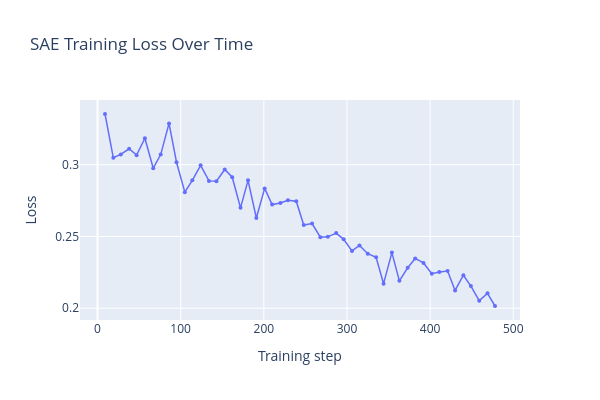

Notebook cell for this chart:
### Markdown cell above
## 6. Training Loss Curves

The `n_loss_snapshots` parameter records the SAE loss at evenly
spaced intervals during training. This lets us verify convergence
without adding much overhead.

### Code cell
torch.manual_seed(0)
ae_lc = TiedLinearRelu(n_features=N_FEATURES, n_hidden=N_HIDDEN, device=DEVICE)
model_lc = ToyModel(dist, ae_lc, device=DEVICE)
model_lc.fit(n_epochs=5000, batch_size=1024, learning_rate=1e-3)

sae_lc = SAEEntry(
    sae=StandardTrainingSAE(
        StandardTrainingSAEConfig(
            d_in=N_HIDDEN,
            d_sae=N_SAE_LATENTS,
            l1_coefficient=0.3,
        )
    ),
    type="Standard",
    params={"l1_coefficient": 0.3},
)
model_lc.train_saes(
    [sae_lc],
    training_samples=SAE_TRAINING_SAMPLES,
    batch_size=SAE_BATCH_SIZE,
    n_loss_snapshots=50,
)

loss_snapshots = model_lc.saes["Standard_0"].losses
assert loss_snapshots is not None, "losses should be recorded with n_loss_snapshots"
steps = [s for s, _ in loss_snapshots]
losses = [l for _, l in loss_snapshots]

fig = go.Figure()
fig.add_trace(
    go.Scatter(
        x=steps,
        y=losses,
        mode="lines+markers",
        marker=dict(size=4),
        line=dict(width=1.5),
        name="SAE loss",
    )
)
fig.update_layout(
    title="SAE Training Loss Over Time",
    xaxis_title="Training step",
    yaxis_title="Loss",
    height=400,
    width=600,
)
fig.show()

### Figure 1 — Plotly figure (JSON) as saved in the notebook; plotly's stock layout.template omitted (floating-point values rounded to 4 significant figures)
{"data": [{"line": {"width": 1.5}, "marker": {"size": 4}, "mode": "lines+markers", "name": "SAE loss", "type": "scatter", "x": [9, 19, 28, 38, 47, 57, 67, 76, 86, 95, 105, 114, 124, 134, 143, 153, 162, 172, 181, 191, 201, 210, 220, 229, 239, 248, 258, 268, 277, 287, 296, 306, 315, 325, 335, 344, 354, 363, 373, 382, 392, 402, 411, 421, 430, 440, 449, 459, 469, 478], "y": [0.3353, 0.3048, 0.3071, 0.3111, 0.3066, 0.3184, 0.2976, 0.3071, 0.3287, 0.3017, 0.2809, 0.2891, 0.2996, 0.2887, 0.2885, 0.2967, 0.2913, 0.2699, 0.2891, 0.2629, 0.2835, 0.2722, 0.2733, 0.2752, 0.2745, 0.258, 0.259, 0.2495, 0.2497, 0.2523, 0.248, 0.2399, 0.2438, 0.238, 0.2356, 0.2171, 0.2387, 0.2191, 0.2282, 0.2347, 0.2316, 0.224, 0.2252, 0.2259, 0.2124, 0.223, 0.2154, 0.2053, 0.2104, 0.2016]}], "layout": {"height": 400, "title": {"text": "SAE Training Loss Over Time"}, "width": 600, "xaxis": {"title": {"text": "Training step"}}, "yaxis": {"title": {"text": "Loss"}}}}
